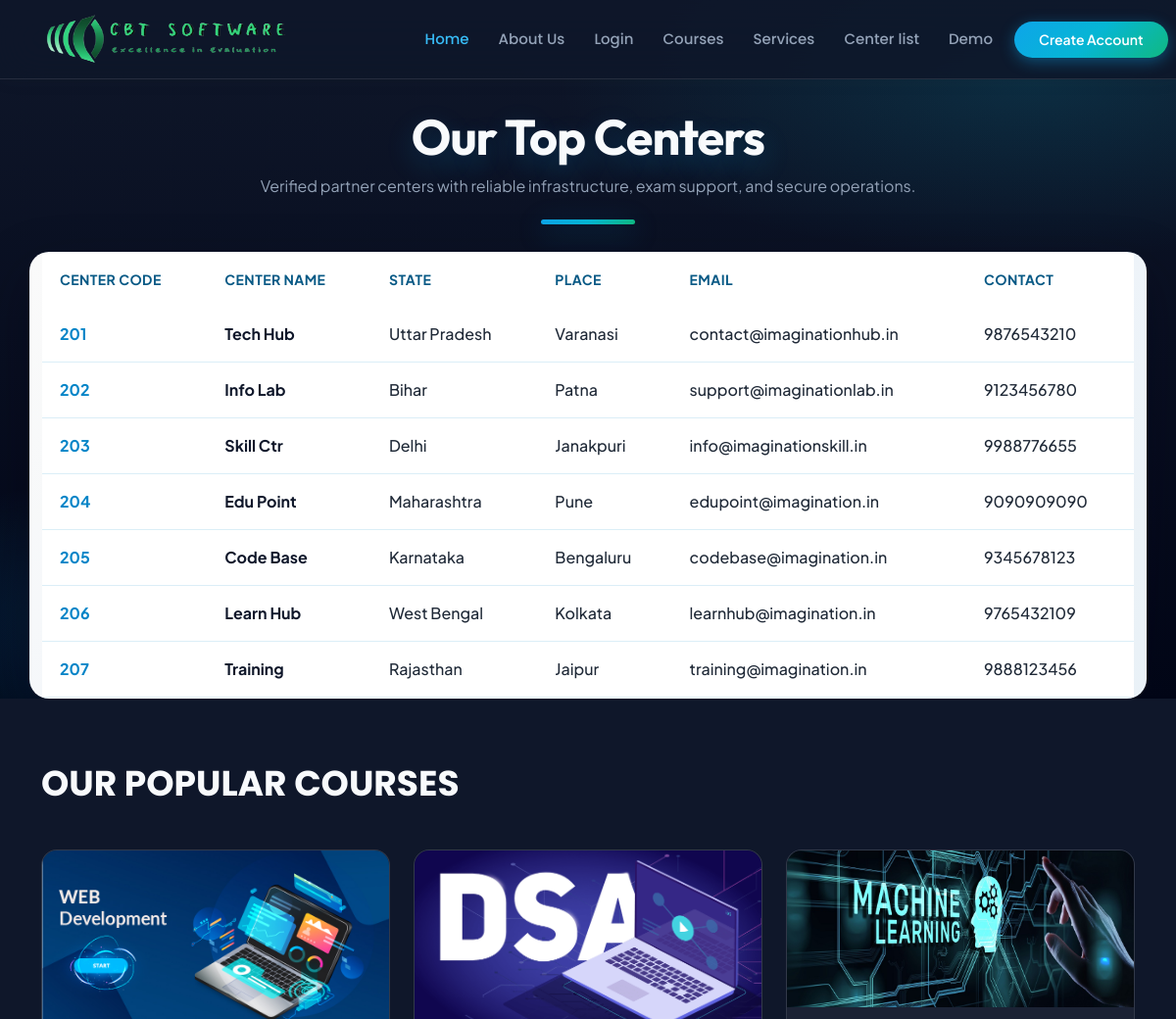
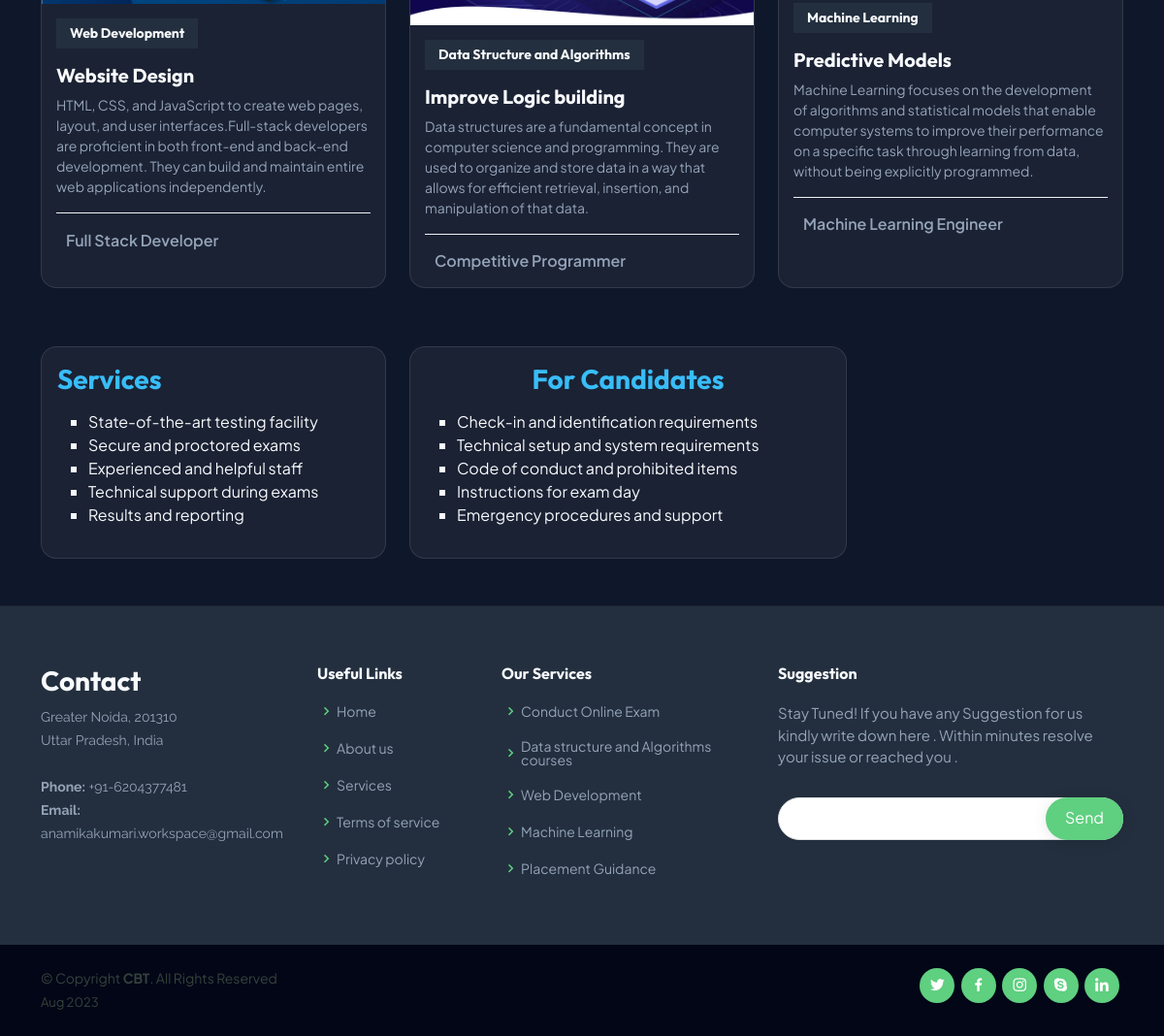
Screenshot of /homepage-centerlist/ with the database file from the repository (2 pictures, top to bottom).
### admin_zone/models.py (models this page shows, shortened)
class addnewCenterlist(models.Model):
    center_code = models.CharField(max_length=10, unique=True)
    center_name = models.CharField(max_length=255)
    state = models.CharField(max_length=50)
    place = models.CharField(max_length=50)
    email_id = models.EmailField(max_length=100)
    contact = models.CharField(max_length=20)

### general_zone/views.py (the view)
# urls.py: path('homepage-centerlist/', views.centerlist, name="centerlist"),
def centerlist(request):
    centers = addnewCenterlist.objects.all()
    return render(request, 'centerlist.html', {'centers': centers})

### general_zone/templates/centerlist.html (shortened to what this page needs)
{% load static %}
<!DOCTYPE html>
<html lang="en">
    <head>
        {% include "head_common.html" %}
    </head>
    <body class="modern-ui">
        {% include "header.html" %}
        <section class="main pb-0 centerlist-shell">
            <div class="container font-primary">
                <h2 class="centerlist-title">Our Top Centers</h2>
                <p class="centerlist-subtitle">Verified partner centers with reliable infrastructure, exam support, and secure operations.</p>
                <div class="centerlist-divider"></div>
                <div class="row">
                    <div class="table-responsive centerlist-card">
                            <table class="table centerlist-table">
                                <thead>
                                    <tr>
                                        <th>Center Code</th>
                                        <th>Center Name</th>
                                        <th>State</th>
                                        <th>Place</th>
                                        <th>Email</th>
                                        <th>Contact</th>
                                    </tr>
                                </thead>
                                <tbody>
                                    {% for centers in centers %}
                                        <tr>
                                            <td class="center-code">{{ centers.center_code }}</td>
                                            <td class="center-name">{{ centers.center_name }}</td>
                                            <td>{{ centers.state }}</td>
                                            <td>{{ centers.place }}</td>
                                            <td>{{ centers.email_id }}</td>
                                            <td>{{ centers.contact }}</td>
                                        </tr>
                                    {% endfor %}
                                </tbody>
                            </table>
                    </div>
                </div>
            </div>
        </section>
        <section id="popular-courses " class="courses">
            <div class="container mt-0" data-aos="fade-up">
                <div class="section-title">
                    <p>Our Popular Courses</p>
                </div>
                <div class="row" data-aos="zoom-in" data-aos-delay="100">
                    <div class="col-lg-4 col-md-6 d-flex align-items-stretch">
                    <div class="course-item">
                        <img src="{% static 'assets/img/webd.jpg' %}" class="img-fluid" alt="...">
                        <div class="course-content">
                        <div class="d-flex justify-content-between align-items-center mb-3">
                            <h4>Web Development</h4>
                        </div>
                        <h3><a href="">Website Design</a></h3>
                        <p> HTML, CSS, and JavaScript to create web pages, layout, and user interfaces.Full-stack developers are proficient in both front-end and back-end development. They can build and maintain entire web applications independently.</p>
                        <div class="trainer d-flex justify-content-between align-items-center">
                            <div class="trainer-profile d-flex align-items-center">
                            <span>Full Stack Developer</span>
                            </div>
                            <div class="trainer-rank d-flex align-items-center">
                            </div>
                        </div>
                        </div>
                    </div>
                    </div>
                    <div class="col-lg-4 col-md-6 d-flex align-items-stretch mt-4 mt-md-0">
                    <div class="course-item">
                        <img src="{% static 'assets/img/dsa.png' %}" class="img-fluid" alt="...">
                        <div class="course-content">
                        <div class="d-flex justify-content-between align-items-center mb-3">
                            <h4>Data Structure and Algorithms</h4>
                        </div>
                        <h3><a href="">Improve Logic building </a></h3>
                        <p> Data structures are a fundamental concept in computer science and programming. They are used to organize and store data in a way that allows for efficient retrieval, insertion, and manipulation of that data. </p>
                        <div class="trainer d-flex justify-content-between align-items-center">
                            <div class="trainer-profile d-flex align-items-center">
                            <span>Competitive Programmer</span>
                            </div>
                        </div>
                        </div>
                    </div>
                    </div>
                    <div class="col-lg-4 col-md-6 d-flex align-items-stretch mt-4 mt-lg-0">
                    <div class="course-item">
                        <img src="{% static 'assets/img/ml.jpg' %}" class="img-fluid" alt="...">
                        <div class="course-content">
                        <div class="d-flex justify-content-between align-items-center mb-3">
                            <h4>Machine Learning</h4>
                        </div>
                        <h3><a href="">Predictive Models</a></h3>
                        <p> Machine Learning focuses on the development of algorithms and statistical models that enable computer systems to improve their performance on a specific task through learning from data, without being explicitly programmed.</p>
                        <div class="trainer d-flex justify-content-between align-items-center">
                            <div class="trainer-profile d-flex align-items-center">
                            <span>Machine Learning Engineer</span>
                            </div>
                        </div>
                        </div>
                    </div>
                    </div>
                </div>
            </div>
        </section>
        <div class="container pb-4">
            <div class="row font-primary">
                <div class="col-md-4 mb-4">
                    <div class="card" style="background: var(--cbt-bg-glass); border: 1px solid var(--cbt-border); border-radius: 16px;">
                        <div class="card-body" style="color: var(--cbt-text);">
                            <h3 class="card-title" style="color: var(--cbt-primary-light);">Services</h3>
                            <p class="text-justify">
                                <ul style="list-style:square;">
                                    <li>State-of-the-art testing facility</li>
                                    <li>Secure and proctored exams</li>
                                    <li>Experienced and helpful staff</li>
                                    <li>Technical support during exams</li>
                                    <li>Results and reporting</li>
                                </ul>
                            </p>
                        </div>
                    </div>
                </div>
                <div class="col-md-5 mb-4">
                    <div class="card" style="background: var(--cbt-bg-glass); border: 1px solid var(--cbt-border); border-radius: 16px;">
                        <div class="card-body" style="color: var(--cbt-text);">
                            <h3 class="card-title text-center" style="color: var(--cbt-primary-light);">For Candidates</h3>
                            <p class="text-justify">
                                <ul style="list-style:square;">
                                    <li>Check-in and identification requirements</li>
                                    <li>Technical setup and system requirements</li>
                                    <li>Code of conduct and prohibited items</li>
                                    <li>Instructions for exam day</li>
                                    <li>Emergency procedures and support</li>
                                </ul>
                            </p>
                        </div>
                    </div>
                </div>
            </div>
        </div>
        {% include "footer.html" %}
    </body>
</html>

### general_zone/templates/head_common.html (shortened to what this page needs)
{% load static %}
<link href="https://cdn.jsdelivr.net/npm/bootstrap@5.3.2/dist/css/bootstrap.min.css" rel="stylesheet">
<link href="{% static 'assets/vendor/animate.css/animate.min.css' %}" rel="stylesheet">
<link href="{% static 'assets/vendor/aos/aos.css' %}" rel="stylesheet">
<link href="{% static 'assets/vendor/bootstrap-icons/bootstrap-icons.css' %}" rel="stylesheet">
<link href="{% static 'assets/vendor/boxicons/css/boxicons.min.css' %}" rel="stylesheet">
<link href="{% static 'assets/vendor/remixicon/remixicon.css' %}" rel="stylesheet">
<link href="{% static 'assets/vendor/swiper/swiper-bundle.min.css' %}" rel="stylesheet">
<link href="{% static 'assets/css1/style1.css' %}" rel="stylesheet">
<link href="{% static 'css/modern-ui.css' %}" rel="stylesheet">

### general_zone/templates/header.html (shortened to what this page needs)
{% load static %}
        <header id="header" class="fixed-top">
            <div class="container  d-flex align-items-center">
                <a href="/">
                    <img class="logo me-auto" src="{% static 'images/cbt_logo.png' %}" style="width:250px; height:50px;"
                        alt="logo">
                </a>
                <nav id="navbar" class="navbar order-last order-lg-0" style="margin-left: 10%;">
                    <ul>
                        <li><a class="active" href="/">Home</a></li>
                        <li><a href="{% url 'about' %}">About Us</a></li>
                        <li><a href="#" id="loginOpenBtn">Login</a></li>
                        <li><a href="{% url 'courses' %}">Courses</a></li>
                        <li><a href="{% url 'services' %}">Services</a></li>
                        <li><a href="{% url 'centerlist' %}">Center list</a></li>
                        <li><a href="#" id="contactbutton" class="contact-trigger">Demo</a></li>
                    </ul>
                </nav>
                <a href="#" id="registerOpenBtn" class="get-started-btn">Create Account</a>
            </div>
        </header>

### general_zone/templates/footer.html
{% load static %}
<footer id="footer">
    <div class="footer-top">
      <div class="container">
        <div class="row">
          <div class="col-lg-3 col-md-6 footer-contact">
            <h3>Contact</h3>
            <p>
              Greater Noida, 201310<br>
              Uttar Pradesh, India<br><br>
              <strong>Phone:</strong> +91-6204377481<br>
              <strong>Email:</strong> anamikakumari.workspace@gmail.com<br>
            </p>
          </div>
          <div class="col-lg-2 col-md-6 footer-links">
            <h4>Useful Links</h4>
            <ul>
              <li><i class="bx bx-chevron-right"></i> <a href="{% url 'homepage' %}">Home</a></li>
              <li><i class="bx bx-chevron-right"></i> <a href="{% url 'about' %}">About us</a></li>
              <li><i class="bx bx-chevron-right"></i> <a href="{% url 'services' %}">Services</a></li>
              <li><i class="bx bx-chevron-right"></i> <a href="#">Terms of service</a></li>
              <li><i class="bx bx-chevron-right"></i> <a href="#">Privacy policy</a></li>
            </ul>
          </div>
          <div class="col-lg-3 col-md-6 footer-links">
            <h4>Our Services</h4>
            <ul>
              <li><i class="bx bx-chevron-right"></i> <a href="#">Conduct Online Exam</a></li>
              <li><i class="bx bx-chevron-right"></i> <a href="#">Data structure and Algorithms courses</a></li>
              <li><i class="bx bx-chevron-right"></i> <a href="#">Web Development</a></li>
              <li><i class="bx bx-chevron-right"></i> <a href="#">Machine Learning</a></li>
              <li><i class="bx bx-chevron-right"></i> <a href="#">Placement Guidance</a></li>
            </ul>
          </div>
          <div class="col-lg-4 col-md-6 footer-newsletter">
            <h4>Suggestion</h4>
            <p style="color: wheat;">Stay Tuned! If you have any Suggestion for us  kindly write down here . Within minutes resolve your issue or reached you .  </p>
            <form action="">
              <input type="email" name="email">
              <input type="submit" value="Send">
            </form>
          </div>
        </div>
      </div>
    </div>
    <div class="container d-md-flex py-4">
      <div class="me-md-auto text-center text-md-start">
        <div class="copyright">
          &copy; Copyright <strong><span>CBT</span></strong>. All Rights Reserved
        </div>
        <div class="credits">
         <p1>Aug 2023</p1>
        </div>
      </div>
      <div class="social-links text-center text-md-right pt-3 pt-md-0">
        <a href="#" class="twitter"><i class="bx bxl-twitter"></i></a>
        <a href="#" class="facebook"><i class="bx bxl-facebook"></i></a>
        <a href="#" class="instagram"><i class="bx bxl-instagram"></i></a>
        <a href="#" class="google-plus"><i class="bx bxl-skype"></i></a>
        <a href="#" class="linkedin"><i class="bx bxl-linkedin"></i></a>
      </div>
    </div>
</footer>

### rows the page displays
addnewCenterlist: center_code "201", center_name "Tech Hub", state "Uttar Pradesh", place "Varanasi", email_id "contact@imaginationhub.in", contact "9876543210"
addnewCenterlist: center_code "202", center_name "Info Lab", state "Bihar", place "Patna", email_id "support@imaginationlab.in", contact "9123456780"
addnewCenterlist: center_code "203", center_name "Skill Ctr", state "Delhi", place "Janakpuri", email_id "info@imaginationskill.in", contact "9988776655"
addnewCenterlist: center_code "204", center_name "Edu Point", state "Maharashtra", place "Pune", email_id "edupoint@imagination.in", contact "9090909090"
addnewCenterlist: center_code "205", center_name "Code Base", state "Karnataka", place "Bengaluru", email_id "codebase@imagination.in", contact "9345678123"
addnewCenterlist: center_code "206", center_name "Learn Hub", state "West Bengal", place "Kolkata", email_id "learnhub@imagination.in", contact "9765432109"
addnewCenterlist: center_code "207", center_name "Training", state "Rajasthan", place "Jaipur", email_id "training@imagination.in", contact "9888123456"
